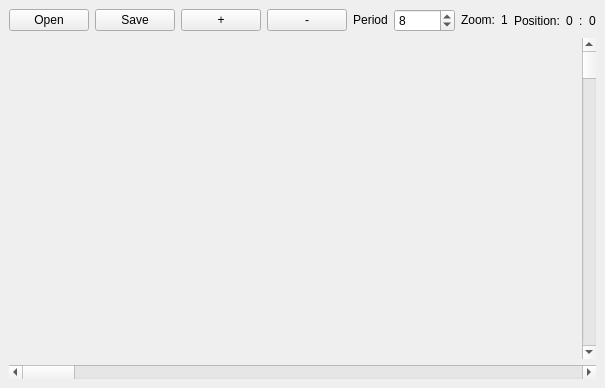
<?xml version="1.0" encoding="UTF-8"?>
<ui version="4.0">
 <class>BitViewerMainWindow</class>
 <widget class="QMainWindow" name="BitViewerMainWindow">
  <property name="geometry">
   <rect>
    <x>0</x>
    <y>0</y>
    <width>518</width>
    <height>388</height>
   </rect>
  </property>
  <property name="sizePolicy">
   <sizepolicy hsizetype="Preferred" vsizetype="Preferred">
    <horstretch>0</horstretch>
    <verstretch>0</verstretch>
   </sizepolicy>
  </property>
  <property name="windowTitle">
   <string>Bit Viewer</string>
  </property>
  <widget class="QWidget" name="centralwidget">
   <layout class="QHBoxLayout" name="horizontalLayout_3">
    <item>
     <layout class="QVBoxLayout" name="verticalLayout">
      <item>
       <layout class="QHBoxLayout" name="horizontalLayout">
        <property name="sizeConstraint">
         <enum>QLayout::SetDefaultConstraint</enum>
        </property>
        <item>
         <widget class="QPushButton" name="pushButton_open_file">
          <property name="sizePolicy">
           <sizepolicy hsizetype="Minimum" vsizetype="Fixed">
            <horstretch>0</horstretch>
            <verstretch>0</verstretch>
           </sizepolicy>
          </property>
          <property name="text">
           <string>Open</string>
          </property>
         </widget>
        </item>
        <item>
         <widget class="QPushButton" name="pushButton_save_file">
          <property name="text">
           <string>Save</string>
          </property>
         </widget>
        </item>
        <item>
         <widget class="QPushButton" name="pushButton_plus">
          <property name="sizePolicy">
           <sizepolicy hsizetype="Minimum" vsizetype="Fixed">
            <horstretch>0</horstretch>
            <verstretch>0</verstretch>
           </sizepolicy>
          </property>
          <property name="text">
           <string>+</string>
          </property>
         </widget>
        </item>
        <item>
         <widget class="QPushButton" name="pushButton_minus">
          <property name="sizePolicy">
           <sizepolicy hsizetype="Minimum" vsizetype="Fixed">
            <horstretch>0</horstretch>
            <verstretch>0</verstretch>
           </sizepolicy>
          </property>
          <property name="text">
           <string>-</string>
          </property>
         </widget>
        </item>
        <item>
         <widget class="QLabel" name="label_period">
          <property name="sizePolicy">
           <sizepolicy hsizetype="Preferred" vsizetype="Fixed">
            <horstretch>0</horstretch>
            <verstretch>0</verstretch>
           </sizepolicy>
          </property>
          <property name="text">
           <string>Period</string>
          </property>
          <property name="alignment">
           <set>Qt::AlignCenter</set>
          </property>
         </widget>
        </item>
        <item>
         <widget class="QSpinBox" name="spinBox_period">
          <property name="sizePolicy">
           <sizepolicy hsizetype="Minimum" vsizetype="Fixed">
            <horstretch>0</horstretch>
            <verstretch>0</verstretch>
           </sizepolicy>
          </property>
          <property name="minimum">
           <number>1</number>
          </property>
          <property name="maximum">
           <number>65536</number>
          </property>
          <property name="value">
           <number>8</number>
          </property>
         </widget>
        </item>
        <item>
         <widget class="QLabel" name="label_zoom">
          <property name="sizePolicy">
           <sizepolicy hsizetype="Preferred" vsizetype="Fixed">
            <horstretch>0</horstretch>
            <verstretch>0</verstretch>
           </sizepolicy>
          </property>
          <property name="text">
           <string>Zoom:</string>
          </property>
          <property name="alignment">
           <set>Qt::AlignCenter</set>
          </property>
         </widget>
        </item>
        <item>
         <widget class="QLabel" name="label_zoom_value">
          <property name="sizePolicy">
           <sizepolicy hsizetype="Preferred" vsizetype="Fixed">
            <horstretch>0</horstretch>
            <verstretch>0</verstretch>
           </sizepolicy>
          </property>
          <property name="text">
           <string>1</string>
          </property>
         </widget>
        </item>
        <item>
         <widget class="QLabel" name="label_position">
          <property name="text">
           <string>Position:</string>
          </property>
         </widget>
        </item>
        <item>
         <widget class="QLabel" name="label_pos_x">
          <property name="text">
           <string>0</string>
          </property>
         </widget>
        </item>
        <item>
         <widget class="QLabel" name="label_pos_colon">
          <property name="text">
           <string>:</string>
          </property>
         </widget>
        </item>
        <item>
         <widget class="QLabel" name="label_pos_y">
          <property name="text">
           <string>0</string>
          </property>
         </widget>
        </item>
        <item>
         <spacer name="horizontalSpacer">
          <property name="orientation">
           <enum>Qt::Horizontal</enum>
          </property>
          <property name="sizeHint" stdset="0">
           <size>
            <width>40</width>
            <height>20</height>
           </size>
          </property>
         </spacer>
        </item>
       </layout>
      </item>
      <item>
       <layout class="QVBoxLayout" name="verticalLayout_2">
        <item>
         <layout class="QHBoxLayout" name="horizontalLayout_2">
          <item>
           <widget class="BitViewWidget" name="bitview_widget" native="true">
            <property name="sizePolicy">
             <sizepolicy hsizetype="Preferred" vsizetype="Expanding">
              <horstretch>0</horstretch>
              <verstretch>0</verstretch>
             </sizepolicy>
            </property>
           </widget>
          </item>
          <item>
           <widget class="QScrollBar" name="verticalScrollBar">
            <property name="orientation">
             <enum>Qt::Vertical</enum>
            </property>
           </widget>
          </item>
         </layout>
        </item>
        <item>
         <widget class="QScrollBar" name="horizontalScrollBar">
          <property name="orientation">
           <enum>Qt::Horizontal</enum>
          </property>
         </widget>
        </item>
       </layout>
      </item>
     </layout>
    </item>
   </layout>
  </widget>
 </widget>
 <customwidgets>
  <customwidget>
   <class>BitViewWidget</class>
   <extends>QWidget</extends>
   <header>bitviewwidget.h</header>
   <container>1</container>
  </customwidget>
 </customwidgets>
 <resources/>
 <connections/>
</ui>
